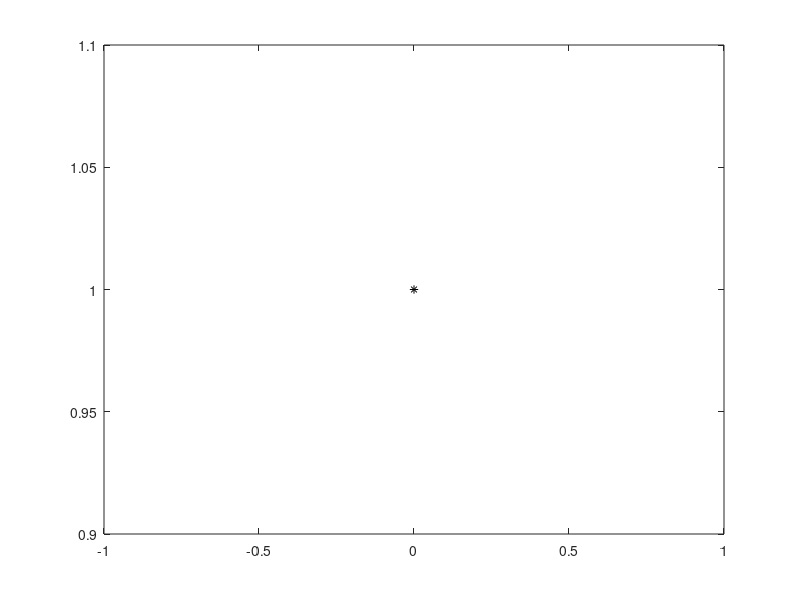

Source code (MATLAB): (Note: this script raises an error after producing the figure.)
clear all; close all;
x(1)=1; x(2)=0; h=0.02; Tmax=20;      % x(1)=phi, x(2)=phidot
p.L0=1; p.m=1; p.g=9.8; p.C=0.2; t=0;  % C<=0.2 converges, C>0.2 leads to divergence
for k=1:Tmax/h+1
  figure(1);  plot(t,x(1),'k*');   hold on; plot(t,Vs(x,p),'gx'); plot([0 Tmax],[0 0],'k--');       title('black is phi(t), green is Vs(t)')
  figure(2);  plot(t,L(x,p),'ro'); hold on;                       plot([0 Tmax],[p.L0 p.L0],'k--'); title('L(t) [horizontal line is at L0')
  f1=RHS(x,p); f2=RHS(x+h*f1/2,p); f3=RHS(x+h*f2/2,p); f4=RHS(x+h*f3,p);
  x=x+h*(f1/6+(f2+f3)/3+f4/6); t=t+h;
end  
%%%%%%%%%%%%%%%%%%%%%%%%%%%%%%%%%%%%%%%%%%%%%%%%%%%%%%%%%%%%%%%%%%%%%%%%%%%%%%%%%%%%%%%%
function ans=RHS(x,p)
L0=p.L0; m=p.m; g=p.g; C=p.C; phi=x(1); phidot=x(2);
ans(1)=phidot;
% ans(2)=-(5*g^3*m*sin(phi) + 4*C*L0*phidot^5 - 4*g^3*m*sin(2*phi) + g^3*m*sin(3*phi) + 8*C*g*phidot^3 - 8*C*g*phidot^3*cos(phi) - 8*C*g*phi*phidot^3*sin(phi) + 4*L0*g^2*m*phidot^2*sin(phi) + L0^2*g*m*phidot^4*sin(phi) - 2*L0*g^2*m*phidot^2*sin(2*phi))/(L0^3*m*phidot^4 + 4*L0*g^2*m + 4*L0*g^2*m*cos(phi)^2 - 2*C*L0*phi*phidot^3 + 4*L0^2*g*m*phidot^2 - 8*L0*g^2*m*cos(phi) + 12*C*g*phi*phidot - 4*L0^2*g*m*phidot^2*cos(phi) - 12*C*g*phi*phidot*cos(phi));
ans(2)=-(g*sin(phi)+2*Ldot(x,p)*phidot)/L(x,p);
end
%%%%%%%%%%%%%%%%%%%%%%%%%%%%%%%%%%%%%%%%%%%%%%%%%%%%%%%%%%%%%%%%%%%%%%%%%%%%%%%%%%%%%%%%
function ans=L(x,p)                   % MUHAN: this is the new control rule I propose
L0=p.L0; m=p.m; g=p.g; C=p.C; phi=x(1); phidot=x(2);
Vs0=0.5*m*L0^2*phidot^2 + m*g*L0*(1-cos(phi));
ans=p.L0*(1+phi*phidot*C/Vs0);
end
%%%%%%%%%%%%%%%%%%%%%%%%%%%%%%%%%%%%%%%%%%%%%%%%%%%%%%%%%%%%%%%%%%%%%%%%%%%%%%%%%%%%%%%%
function ans=Vs(x,p)
m=p.m; g=p.g; phi=x(1); phidot=x(2);
L1=L(x,p);
ans = 0.5*m*(L1^2*phidot^2)+m*g*L1*(1-cos(phi));
end
%%%%%%%%%%%%%%%%%%%%%%%%%%%%%%%%%%%%%%%%%%%%%%%%%%%%%%%%%%%%%%%%%%%%%%%%%%%%%%%%%%%%%%%%
function ans=Ldot(x,p)
L0=p.L0; m=p.m; g=p.g; C=p.C; phi=x(1); phidot=x(2);
ans = (2*C*(L0^3*m*phidot^6 + 2*C*L0*phi*phidot^5 + 4*g^3*m*phi*sin(2*phi) - g^3*m*phi*sin(3*phi) + 4*C*g*phi*phidot^3 + 6*L0*g^2*m*phidot^2 + 4*L0^2*g*m*phidot^4 - 5*g^3*m*phi*sin(phi) - 4*C*g*phi*phidot^3*cos(phi) - 8*L0*g^2*m*phidot^2*cos(phi) - 4*L0^2*g*m*phidot^4*cos(phi) - 4*C*g*phi^2*phidot^3*sin(phi) + 2*L0*g^2*m*phidot^2*cos(2*phi) - 4*L0*g^2*m*phi*phidot^2*sin(phi) - L0^2*g*m*phi*phidot^4*sin(phi) + 2*L0*g^2*m*phi*phidot^2*sin(2*phi)))/(m*(L0*phidot^2 + 2*g - 2*g*cos(phi))*(L0^3*m*phidot^4 + 4*L0*g^2*m + 4*L0*g^2*m*cos(phi)^2 - 2*C*L0*phi*phidot^3 + 4*L0^2*g*m*phidot^2 - 8*L0*g^2*m*cos(phi) + 12*C*g*phi*phidot - 4*L0^2*g*m*phidot^2*cos(phi) - 12*C*g*phi*phidot*cos(phi)));
end
